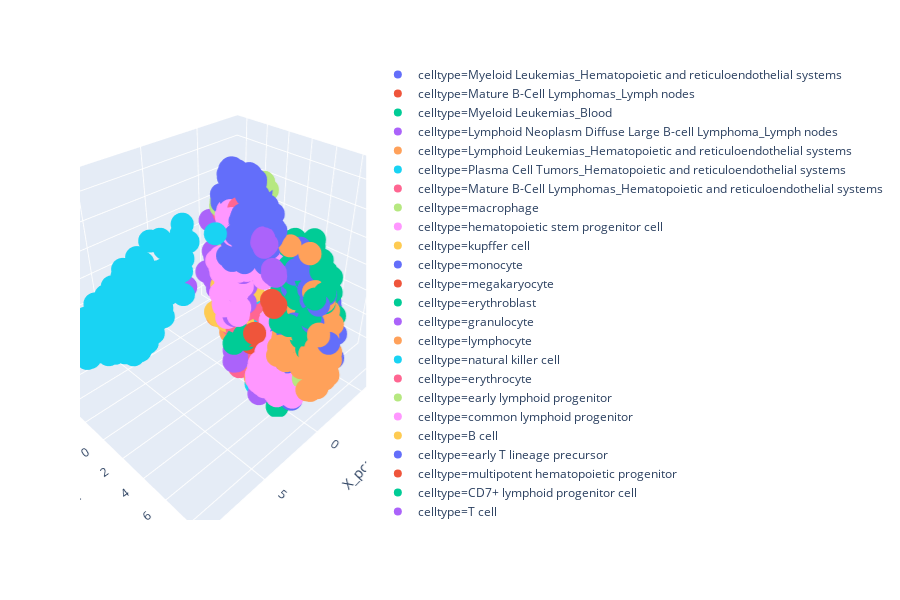

Notebook source saved alongside this figure:
### Code cell
px.scatter_3d(
    plotdf,
    x="X_pca-0",
    y="X_pca-1",
    z="X_pca-2",
    color="celltype"
)

### Figure 1 — Plotly figure (JSON) as saved in the notebook; plotly's stock layout.template omitted (floating-point values rounded to 4 significant figures; data arrays with more than 128 entries replaced by an {"elided": "..."} marker saying what was removed)
{"data": [{"hoverlabel": {"namelength": 0}, "hovertemplate": "celltype=Myeloid Leukemias_Hematopoietic and reticuloendothelial systems<br>X_pca-0=%{x}<br>X_pca-1=%{y}<br>X_pca-2=%{z}", "legendgroup": "celltype=Myeloid Leukemias_Hematopoietic and reticuloendothelial systems", "marker": {"color": "#636efa", "symbol": "circle"}, "mode": "markers", "name": "celltype=Myeloid Leukemias_Hematopoietic and reticuloendothelial systems", "scene": "scene", "showlegend": true, "type": "scatter3d", "x": {"elided": "166 float values"}, "y": {"elided": "166 float values"}, "z": {"elided": "166 float values"}}, {"hoverlabel": {"namelength": 0}, "hovertemplate": "celltype=Mature B-Cell Lymphomas_Lymph nodes<br>X_pca-0=%{x}<br>X_pca-1=%{y}<br>X_pca-2=%{z}", "legendgroup": "celltype=Mature B-Cell Lymphomas_Lymph nodes", "marker": {"color": "#EF553B", "symbol": "circle"}, "mode": "markers", "name": "celltype=Mature B-Cell Lymphomas_Lymph nodes", "scene": "scene", "showlegend": true, "type": "scatter3d", "x": [-5.936, -7.125, -7.04, -7.049, -7.75, -5.42, -6.777, -5.697, -8.078, -6.575, -6.198, -7.188, -6.471, -6.256, -6.073, -6.89, -7.671, -6.043, -6.914, -6.276, -6.784, -6.779, -6.359, -6.748, -6.707, -6.63, -6.742, -5.423, -5.869], "y": [-4.327, -5.306, -5.333, -4.329, -5.738, -4.236, -4.524, -4.866, -5.555, -4.68, -5.397, -5.38, -4.867, -4.384, -3.847, -5.256, -5.99, -4.737, -5.239, -4.159, -4.729, -4.22, -4.324, -5.295, -4.702, -4.863, -4.576, -4.685, -3.654], "z": [-3.067, -0.4651, -0.7681, 0.08909, 0.7165, -3.013, -2.041, -2.31, -0.5965, -1.037, -2.12, -0.9511, -0.3119, -1.969, -1.624, -0.6768, -0.4332, -1.537, -1.203, -1.248, 0.8512, -0.6811, -0.808, -1.985, -2.102, -1.226, -2.387, -2.493, -2.683]}, {"hoverlabel": {"namelength": 0}, "hovertemplate": "celltype=Myeloid Leukemias_Blood<br>X_pca-0=%{x}<br>X_pca-1=%{y}<br>X_pca-2=%{z}", "legendgroup": "celltype=Myeloid Leukemias_Blood", "marker": {"color": "#00cc96", "symbol": "circle"}, "mode": "markers", "name": "celltype=Myeloid Leukemias_Blood", "scene": "scene", "showlegend": true, "type": "scatter3d", "x": {"elided": "187 float values"}, "y": {"elided": "187 float values"}, "z": {"elided": "187 float values"}}, {"hoverlabel": {"namelength": 0}, "hovertemplate": "celltype=Lymphoid Neoplasm Diffuse Large B-cell Lymphoma_Lymph nodes<br>X_pca-0=%{x}<br>X_pca-1=%{y}<br>X_pca-2=%{z}", "legendgroup": "celltype=Lymphoid Neoplasm Diffuse Large B-cell Lymphoma_Lymph nodes", "marker": {"color": "#ab63fa", "symbol": "circle"}, "mode": "markers", "name": "celltype=Lymphoid Neoplasm Diffuse Large B-cell Lymphoma_Lymph nodes", "scene": "scene", "showlegend": true, "type": "scatter3d", "x": {"elided": "522 float values"}, "y": {"elided": "522 float values"}, "z": {"elided": "522 float values"}}, {"hoverlabel": {"namelength": 0}, "hovertemplate": "celltype=Lymphoid Leukemias_Hematopoietic and reticuloendothelial systems<br>X_pca-0=%{x}<br>X_pca-1=%{y}<br>X_pca-2=%{z}", "legendgroup": "celltype=Lymphoid Leukemias_Hematopoietic and reticuloendothelial systems", "marker": {"color": "#FFA15A", "symbol": "circle"}, "mode": "markers", "name": "celltype=Lymphoid Leukemias_Hematopoietic and reticuloendothelial systems", "scene": "scene", "showlegend": true, "type": "scatter3d", "x": [-1.275, -1.417, -1.337, -0.4886, -2.219, -0.5227, -0.7836, -0.9555, -0.9878, -1.622, -2.028, -2.489, 0.0392, -1.049, -1.841, -1.716, -1.584, -0.7023, -0.9383, -0.8264, -1.005, -0.1366, 0.04628, -1.247, -0.6281, -1.025, -0.9749, -0.2417, -1.45, -1.666, -0.7193, -0.7436, -1.862, -0.9861, -1.523, -2.709, -1.56, -1.031, -0.9373, -1.802, -0.9784, -1.067, -1.063, -1.722, -1.588, -1.463, -1.628, -1.977, -1.522, -2.36, -0.3335, -0.4662, -1.006, -1.655, -1.598, -1.488, -2.154, -2.701, -1.435, -2.237, -0.7936, -0.6065, -1.384, -1.441, -1.014, -1.531, -1.144, -1.253, -0.9017, -1.91, -1.996, -2.466, -1.421, -1.329, -1.703, -2.231, -1.21, -1.819, -0.421, -2.668, -2.771, -0.04884, -2.342, -0.9572, 0.2668, 0.3257, -0.9211, -0.3358, -0.2937, -1.213, -1.435, -0.8975, -1.464, -1.237, -2.443, -2.412, -1.524, -1.221, -1.073, -0.4222, -1.671, -1.985, -0.8365, -1.346, -2.039, -1.928, -1.78, -2.113, -2.478, -2.433, -0.9494, -2.253, -1.474, -1.454, -0.6798, -1.456, -1.309, -1.21, -1.539, -0.988], "y": [6.775, 5.869, 6.139, 7.14, 6.189, 6.981, 7.019, 7.008, 7.605, 6.817, 6.746, 7.197, 6.34, 6.413, 7.586, 7.075, 7.058, 8.543, 8.18, 6.064, 6.56, 8.014, 7.905, 6.851, 7.106, 7.355, 8.254, 7.118, 7.875, 6.551, 7.917, 6.012, 7.868, 7.721, 5.529, 6.127, 6.468, 7.772, 6.719, 6.76, 5.861, 7.588, 8.29, 6.443, 8.201, 6.834, 5.707, 6.6, 5.559, 5.998, 7.895, 8.168, 6.138, 6.842, 6.507, 6.675, 6.583, 5.621, 7.255, 7.249, 8.062, 4.856, 8.31, 7.118, 7.968, 7.994, 7.918, 8.456, 6.347, 6.374, 6.207, 5.945, 6.601, 6.323, 4.848, 4.02, 7.6, 7.131, 7.238, 5.583, 5.798, 6.315, 5.233, 7.084, 6.278, 5.671, 7.992, 7.734, 7.048, 6.961, 7.122, 7.634, 8.307, 7.855, 5.345, 5.377, 6.564, 7.713, 7.013, 7.498, 6.865, 4.949, 6.881, 5.964, 7.32, 6.904, 7.743, 6.94, 6.802, 6.616, 7.589, 6.029, 6.512, 6.251, 7.692, 6.736, 7.941, 7.516, 6.78, 6.572], "z": [-3.043, -0.1066, -2.271, -1.883, 0.9, -2.972, -1.845, -0.9285, -1.801, -2.691, -1.822, -2.226, -4.308, -1.401, -0.2852, -0.2232, -2.447, -3.088, -2.855, -4.096, -4.078, -4.006, -3.905, -2.74, -2.087, -1.288, -1.435, -2.779, -2.684, -2.159, -3.274, -0.6604, 0.1244, -3.284, -0.5487, -1.507, -3.378, -2.959, -2.765, -1.094, -3.422, -2.882, -3.094, -2.816, -3.457, -0.5739, -2.853, -2.617, 0.2181, 0.8403, -2.652, -2.618, -2.701, -2.193, -2.121, -2.403, -2.491, -1.299, -1.092, 0.6115, -4.205, -4.083, -1.482, -2.165, -2.49, -1.191, -1.968, -1.931, -5.111, 1.745, 1.584, 1.329, -1.926, -1.813, 0.3884, 3.751, -2.169, -0.5455, -3.335, 0.7349, 0.5799, -5.06, 1.697, -1.702, -2.413, -2.33, -1.09, -4.255, -4.201, -1.897, -0.5066, -0.3179, -3.423, -3.358, 3.706, 3.705, -2.884, -0.917, -0.7895, -1.525, -3.818, -4.393, -3.54, -2.318, -0.00146, -0.1725, -0.9319, 1.223, -0.4129, -0.2923, -0.2381, 0.5073, -1.71, -1.422, -1.092, -0.766, -0.9111, -0.4093, -0.9154, -2.979]}, {"hoverlabel": {"namelength": 0}, "hovertemplate": "celltype=Plasma Cell Tumors_Hematopoietic and reticuloendothelial systems<br>X_pca-0=%{x}<br>X_pca-1=%{y}<br>X_pca-2=%{z}", "legendgroup": "celltype=Plasma Cell Tumors_Hematopoietic and reticuloendothelial systems", "marker": {"color": "#19d3f3", "symbol": "circle"}, "mode": "markers", "name": "celltype=Plasma Cell Tumors_Hematopoietic and reticuloendothelial systems", "scene": "scene", "showlegend": true, "type": "scatter3d", "x": {"elided": "859 float values"}, "y": {"elided": "859 float values"}, "z": {"elided": "859 float values"}}, {"hoverlabel": {"namelength": 0}, "hovertemplate": "celltype=Mature B-Cell Lymphomas_Hematopoietic and reticuloendothelial systems<br>X_pca-0=%{x}<br>X_pca-1=%{y}<br>X_pca-2=%{z}", "legendgroup": "celltype=Mature B-Cell Lymphomas_Hematopoietic and reticuloendothelial systems", "marker": {"color": "#FF6692", "symbol": "circle"}, "mode": "markers", "name": "celltype=Mature B-Cell Lymphomas_Hematopoietic and reticuloendothelial systems", "scene": "scene", "showlegend": true, "type": "scatter3d", "x": [-3.542, -4.4, -4.105, -5.514, -2.298, -3.507, -2.807, -4.047, -4.671, -3.774, -4.085, -3.83, -5.384, -6.091, -3.669, -4.306, -2.427, -2.76, -3.807, -3.908, -5.345, -3.905, -2.716, -4.551, -2.263, -4.549, -5.008, -3.825, -3.103, -3.579, -4.763, -3.051, -4.982, -3.51, -3.471, -3.103, -4.281, -3.452, -4.922, -2.832, -3.215, -4.353, -3.55, -3.952, -3.529, -0.2227, -4.185, -5.227, -5.088, -3.839, -4.256, -4.136, -4.142, -4.252, -5.765, -0.5856, -4.538, -5.113, -3.55, -3.544, -2.078, -4.267, -3.568, -3.536, -2.705, -4.025, -4.421, -5.582, -3.985, -5.665, -4.598, -3.198, -4.316, -4.734, -4.396, -4.072, -4.354, -3.8, -4.77, -3.926, -3.576, -4.322, -2.993, -3.546, -4.69, -6.096, -3.488, -4.397, -4.381, -2.73, -4.274, -3.545, -3.051, -4.933, -4.346, -4.064, -3.198, -4.905, -3.909, -4.237, -2.841, -3.276, -4.756, -5.616, -1.054, -3.929, -4.685, -3.442, -4.896, -4.499, -4.211, -4.333, -5.121], "y": [-1.061, -1.89, -1.342, -1.904, -0.07168, -1.124, -0.8844, -1.315, -1.322, -1.288, -1.225, -0.8402, -2.161, -2.718, -1.014, -2.036, -0.4715, -0.7135, -1.019, -1.381, -2.463, -1.747, -0.3496, -1.755, -0.06691, -1.778, -2.074, -1.615, -0.7138, -0.6342, -2.533, -0.9359, -1.883, -1.079, -1.277, -0.6955, -1.63, -1.501, -2.081, -0.8485, -1.322, -1.64, -0.9306, -1.236, -0.8206, 1.981, -1.949, -1.751, -2.293, -1.127, -1.319, -1.782, -1.704, -1.59, -2.561, 1.968, -1.575, -2.064, -1.066, -1.189, 0.7346, -1.483, -0.8316, -0.7856, 0.1771, -1.35, -1.257, -2.837, -1.357, -2.266, -0.8718, -0.9669, -1.39, -1.971, -1.833, -1.234, -1.454, -1.197, -1.968, -1.02, -1.146, -1.538, 0.9474, -1.047, -1.878, -2.214, -1.015, -1.75, -1.23, -0.3488, -1.581, -1.466, -0.6774, -1.521, -1.16, -0.961, -0.5618, -1.059, -1.368, -1.36, -0.7713, -0.9352, -2.088, -2.431, 2.978, -1.233, -1.766, -0.6654, -1.77, -1.848, -1.555, -1.465, -2.303], "z": [-5.625, -4.727, -5.516, -4.014, -6.448, -5.826, -5.792, -5.573, -3.172, -5.547, -5.816, -5.322, -3.774, -3.685, -5.528, -5.3, -6.259, -5.753, -5.634, -4.585, -4.345, -5.061, -5.907, -5.317, -6.01, -4.961, -4.631, -5.593, -5.679, -5.795, -4.871, -5.619, -5.029, -5.529, -5.214, -5.936, -5.363, -5.019, -4.998, -5.232, -5.022, -5.348, -5.531, -4.872, -5.232, -6.08, -5.087, -4.203, -5.127, -5.541, -4.944, -5.245, -5.399, -4.983, -4.102, -5.087, -4.65, -5.435, -5.072, -5.766, -5.849, -5.323, -5.692, -5.385, -6.028, -5.489, -4.689, -3.074, -5.802, -4.3, -4.251, -5.807, -5.005, -4.559, -5.186, -5.142, -5.545, -5.373, -4.166, -5.46, -5.733, -4.943, -4.512, -5.796, -4.253, -3.726, -5.455, -4.885, -5.297, -5.945, -5.604, -5.566, -5.993, -4.561, -4.926, -4.285, -5.436, -4.718, -5.391, -5.239, -5.531, -5.635, -5.028, -4.472, -3.676, -5.653, -4.747, -5.753, -5.087, -5.232, -5.349, -5.475, -4.939]}, {"hoverlabel": {"namelength": 0}, "hovertemplate": "celltype=macrophage<br>X_pca-0=%{x}<br>X_pca-1=%{y}<br>X_pca-2=%{z}", "legendgroup": "celltype=macrophage", "marker": {"color": "#B6E880", "symbol": "circle"}, "mode": "markers", "name": "celltype=macrophage", "scene": "scene", "showlegend": true, "type": "scatter3d", "x": [-2.641, -2.414, -2.594, -3.53, -4.511, -4.543, -4.68, -4.013, -3.265, -2.823, -3.013, -3.284, -3.596, -4.305, -3.333, -4.109, -4.245, -4.044, -3.833, -2.966, -3.295, -4.488, -2.869, -3.36, -3.47, -3.434, -3.547, -3.371, -4.719, -4.25, -3.687, -3.554, -2.846, -2.109, -3.038, -2.593, -2.483, -2.014, -1.65, -1.995, -2.155, -2.141, -1.915, -2.173, -1.66, -1.185, -1.141, -1.419, -1.585, -1.57, -1.626, -2.526, -2.597], "y": [1.128, 0.9421, 1.737, 0.6657, 0.1198, -0.5374, -0.3212, -0.4621, -0.538, 0.9609, 0.4287, 0.6159, -0.04679, -1.12, 0.07067, 0.1213, -0.1861, -1.473, -1.06, -1.472, -1.612, -1.626, -0.1386, -0.01743, -1.773, -1.921, 0.05783, -2.113, -2.115, -1.2, -0.257, 0.593, -0.3714, 0.004418, -1.344, -1.061, -1.035, -0.7114, -0.682, -0.7111, -0.4848, -0.6361, -0.5568, -0.6073, -0.5364, -0.2442, 0.1358, -0.1036, -0.05716, -0.1914, -0.1531, 1.085, 1.084], "z": [4.853, 4.754, 3.854, 4.237, 5.343, 3.728, 4.33, 2.857, 3.564, 4.582, 3.635, 4.072, 4.411, 3.516, 4.117, 4.005, 4.545, 4.312, 4.086, 4.845, 3.851, 4.704, 4.884, 4.934, 3.361, 3.117, 6.06, -0.6765, 4.305, 2.26, 5.164, 6.338, 4.988, 3.344, 3.884, 3.808, 3.728, 4.159, 4.073, 4.402, 3.917, 4.784, 4.497, 4.562, 3.752, 3.131, 3.103, 3.302, 3.392, 3.693, 3.602, 4.77, 4.753]}, {"hoverlabel": {"namelength": 0}, "hovertemplate": "celltype=hematopoietic stem progenitor cell<br>X_pca-0=%{x}<br>X_pca-1=%{y}<br>X_pca-2=%{z}", "legendgroup": "celltype=hematopoietic stem progenitor cell", "marker": {"color": "#FF97FF", "symbol": "circle"}, "mode": "markers", "name": "celltype=hematopoietic stem progenitor cell", "scene": "scene", "showlegend": true, "type": "scatter3d", "x": [-0.2456, -0.507, -0.2364, 1.111, 0.7707, 0.5091, 0.4574, 0.7567, 1.016, 0.2692, 0.4096, -0.09984, 0.2368, 0.4529, 0.3781, -0.4013, -0.3601, -0.3067, -0.1889, -0.5402, -0.4021, -0.4618, -0.4298, -0.1971, -0.287, -0.02943, -0.5256, -0.3084, -1.433, -0.6343, -0.3232, 0.4626, 0.7756, 1.214, 0.5516, -0.2825, -0.3726, -1.007, -0.9919, -1.344, -1.391, 0.5989, 0.03528, 0.2133, -0.4525, -0.5429, 1.167, 0.6581, 0.6777, 0.6698, -0.4533, 0.7145, 0.1454, 0.168, 0.8874, 0.6735, 0.7028, -0.1419, 0.9581, 0.733, 1.042, 0.8118, 0.9529, 0.9704, 0.9006, 1.248, 0.943, 1.189, 0.9664, 0.9093, -1.357, -2.456, -2.423, -2.492, -2.189, -2.452, -2.715, -1.499, -1.529], "y": [5.12, 5.082, 5.57, 6.307, 7.378, 5.143, 4.477, 5.678, 5.43, 4.909, 5.914, 5.056, 4.775, 4.837, 4.847, 5.153, 5.306, 5.081, 5.249, 5.974, 5.813, 5.446, 5.695, 5.657, 5.615, 6.507, 6.116, 6.398, 3.497, 4.226, 4.609, 4.383, 5.009, 5.272, 5.722, 6.489, 6.482, 5.962, 5.959, 6.005, 5.974, 5.759, 5.724, 5.674, 6.239, 5.827, 5.467, 4.571, 5.21, 5.001, 4.029, 4.504, 5.355, 5.209, 5.139, 4.514, 5.195, 5.144, 5.258, 4.804, 4.643, 4.661, 5.344, 4.739, 5.158, 4.857, 5.567, 4.945, 5.106, 5.021, 3.894, 1.122, 1.216, 0.6673, 0.5839, -0.0581, -0.1707, 3.653, 3.766], "z": [-2.615, -3.031, -3.565, -3.458, -4.395, -3.412, -3.529, -4.769, -4.462, -3.666, -4.201, -2.325, -2.721, -2.523, -2.547, -2.072, -2.118, -2.371, -2.424, -3.359, -3.715, -3.423, -4.207, -4.614, -4.46, -3.974, -2.925, -3.124, -1.798, -2.652, -2.9, -3.684, -4.15, -4.505, -3.469, -3.847, -3.82, -3.276, -3.278, -2.837, -2.832, -3.499, -3.353, -3.002, -3.27, -3.315, -4.579, -3.38, -4.329, -4.42, -2.809, -3.898, -3.204, -3.286, -4.018, -3.555, -4.266, -1.788, -4.392, -3.592, -4.181, -3.773, -4.134, -4.459, -4.219, -4.274, -4.123, -4.5, -4.109, -4.184, -1.654, 3.008, 3.007, 2.735, 2.471, 2.937, 3.071, -1.726, -1.599]}, {"hoverlabel": {"namelength": 0}, "hovertemplate": "celltype=kupffer cell<br>X_pca-0=%{x}<br>X_pca-1=%{y}<br>X_pca-2=%{z}", "legendgroup": "celltype=kupffer cell", "marker": {"color": "#FECB52", "symbol": "circle"}, "mode": "markers", "name": "celltype=kupffer cell", "scene": "scene", "showlegend": true, "type": "scatter3d", "x": [-3.771, -3.816, -3.723], "y": [-2.259, -2.306, -2.52], "z": [3.016, 3.066, 2.487]}, {"hoverlabel": {"namelength": 0}, "hovertemplate": "celltype=monocyte<br>X_pca-0=%{x}<br>X_pca-1=%{y}<br>X_pca-2=%{z}", "legendgroup": "celltype=monocyte", "marker": {"color": "#636efa", "symbol": "circle"}, "mode": "markers", "name": "celltype=monocyte", "scene": "scene", "showlegend": true, "type": "scatter3d", "x": {"elided": "295 float values"}, "y": {"elided": "295 float values"}, "z": {"elided": "295 float values"}}, {"hoverlabel": {"namelength": 0}, "hovertemplate": "celltype=megakaryocyte<br>X_pca-0=%{x}<br>X_pca-1=%{y}<br>X_pca-2=%{z}", "legendgroup": "celltype=megakaryocyte", "marker": {"color": "#EF553B", "symbol": "circle"}, "mode": "markers", "name": "celltype=megakaryocyte", "scene": "scene", "showlegend": true, "type": "scatter3d", "x": [0.06106, 0.1917, -0.297, -0.08412], "y": [3.278, 3.367, 2.84, 3.369], "z": [-2.281, -2.775, -2.586, -2.149]}, {"hoverlabel": {"namelength": 0}, "hovertemplate": "celltype=erythroblast<br>X_pca-0=%{x}<br>X_pca-1=%{y}<br>X_pca-2=%{z}", "legendgroup": "celltype=erythroblast", "marker": {"color": "#00cc96", "symbol": "circle"}, "mode": "markers", "name": "celltype=erythroblast", "scene": "scene", "showlegend": true, "type": "scatter3d", "x": [0.8504, 0.7963, 0.4439, 0.435], "y": [2.445, 2.666, 2.945, 3.042], "z": [-2.991, -2.501, -2.288, -2.528]}, {"hoverlabel": {"namelength": 0}, "hovertemplate": "celltype=granulocyte<br>X_pca-0=%{x}<br>X_pca-1=%{y}<br>X_pca-2=%{z}", "legendgroup": "celltype=granulocyte", "marker": {"color": "#ab63fa", "symbol": "circle"}, "mode": "markers", "name": "celltype=granulocyte", "scene": "scene", "showlegend": true, "type": "scatter3d", "x": [-0.7653, -0.7076, -0.8408, -0.856, -0.9629, -0.8629, -0.8319, -1.453, -1.373, -1.246], "y": [3.082, 3.089, 3.129, 3.308, 2.986, 3.365, 3.189, 2.4, 2.623, 2.763], "z": [4.412, 4.235, 4.442, 4.044, 4.402, 4.138, 3.887, 4.211, 4.458, 3.833]}, {"hoverlabel": {"namelength": 0}, "hovertemplate": "celltype=lymphocyte<br>X_pca-0=%{x}<br>X_pca-1=%{y}<br>X_pca-2=%{z}", "legendgroup": "celltype=lymphocyte", "marker": {"color": "#FFA15A", "symbol": "circle"}, "mode": "markers", "name": "celltype=lymphocyte", "scene": "scene", "showlegend": true, "type": "scatter3d", "x": [0.1237, -1.589, 0.547, -0.4398, -1.668, 0.3956, -1.296, -0.1845, -0.08185, -0.3608, -0.3368, -0.3632, 0.2528, -0.2116, -1.109, -0.07774, -0.4235, 0.0806, -0.5998, -0.2887, -0.3313], "y": [1.533, 1.45, 0.5691, 0.6892, 1.527, 1.697, 1.477, 1.502, 0.8192, 1.529, 1.445, 0.3527, 0.8265, 1.407, 1.379, 1.694, 1.041, 1.789, 1.496, 1.429, 0.816], "z": [-2.382, 1.206, -1.878, -1.013, 0.08019, -2.733, -0.1297, -2.269, -1.119, -2.389, -2.549, -0.8297, -1.939, -2.519, -1.002, -2.425, -0.1518, -2.066, -1.627, -1.967, -1.174]}, {"hoverlabel": {"namelength": 0}, "hovertemplate": "celltype=natural killer cell<br>X_pca-0=%{x}<br>X_pca-1=%{y}<br>X_pca-2=%{z}", "legendgroup": "celltype=natural killer cell", "marker": {"color": "#19d3f3", "symbol": "circle"}, "mode": "markers", "name": "celltype=natural killer cell", "scene": "scene", "showlegend": true, "type": "scatter3d", "x": [-0.9, -1.251, -1.242, -0.877, -1.17, -1.215, -0.5977, -0.1728, -0.2896, -0.2049, -0.09138, -1.17, -0.8118, -1.068, -0.945], "y": [1.596, 1.997, 1.816, 1.578, 1.733, 1.808, 1.685, 2.573, 2.766, 2.734, 3.143, 3.562, 4.158, 3.876, 3.958], "z": [-0.3381, -0.318, -0.3653, -0.9909, -0.5103, 0.3925, -1.092, -2.309, -2.373, -2.564, -2.396, -2.466, -2.905, -2.685, -2.646]}, {"hoverlabel": {"namelength": 0}, "hovertemplate": "celltype=erythrocyte<br>X_pca-0=%{x}<br>X_pca-1=%{y}<br>X_pca-2=%{z}", "legendgroup": "celltype=erythrocyte", "marker": {"color": "#FF6692", "symbol": "circle"}, "mode": "markers", "name": "celltype=erythrocyte", "scene": "scene", "showlegend": true, "type": "scatter3d", "x": [0.3343, 0.1588, 0.125], "y": [2.353, 2.004, 1.69], "z": [-2.207, -1.2, -2.426]}, {"hoverlabel": {"namelength": 0}, "hovertemplate": "celltype=early lymphoid progenitor<br>X_pca-0=%{x}<br>X_pca-1=%{y}<br>X_pca-2=%{z}", "legendgroup": "celltype=early lymphoid progenitor", "marker": {"color": "#B6E880", "symbol": "circle"}, "mode": "markers", "name": "celltype=early lymphoid progenitor", "scene": "scene", "showlegend": true, "type": "scatter3d", "x": [-0.2168, -0.01493], "y": [7.379, 6.771], "z": [-3.492, -4.068]}, {"hoverlabel": {"namelength": 0}, "hovertemplate": "celltype=common lymphoid progenitor<br>X_pca-0=%{x}<br>X_pca-1=%{y}<br>X_pca-2=%{z}", "legendgroup": "celltype=common lymphoid progenitor", "marker": {"color": "#FF97FF", "symbol": "circle"}, "mode": "markers", "name": "celltype=common lymphoid progenitor", "scene": "scene", "showlegend": true, "type": "scatter3d", "x": [0.9719, 0.9014, -1.361, -1.373, -1.3], "y": [6.095, 6.284, 4.866, 4.92, 5.31], "z": [-4.739, -4.982, -3.927, -4.365, -3.986]}, {"hoverlabel": {"namelength": 0}, "hovertemplate": "celltype=B cell<br>X_pca-0=%{x}<br>X_pca-1=%{y}<br>X_pca-2=%{z}", "legendgroup": "celltype=B cell", "marker": {"color": "#FECB52", "symbol": "circle"}, "mode": "markers", "name": "celltype=B cell", "scene": "scene", "showlegend": true, "type": "scatter3d", "x": [0.611, 0.5413, -1.342, -0.7496, 0.1379, -0.7062, 0.3257, -1.099, 0.2929, 0.2415, -0.2127, -0.6753, -0.01238, -0.5844, -0.1917, -0.6772, -0.0718, 0.2145, -0.3052, -0.487, -0.4072, -0.7043, 0.05207, -0.6403, -0.07745, -0.4145, 0.4122, 0.893, 0.7876, -0.9215, -0.6931, -0.793, -1.298], "y": [6.048, 6.227, 5.355, 1.775, 2.543, 6.183, 1.282, 2.196, 1.512, 1.273, 0.5874, 5.541, 1.167, 1.259, 1.403, 1.868, 1.959, 1.444, 0.8511, 6.018, 1.019, 1.632, 0.5186, 0.7494, 0.6585, 0.8244, 0.5725, 0.7834, 0.9621, 1.229, 1.077, 1.1, 1.193], "z": [-4.611, -4.578, -1.983, -0.3124, -1.729, -3.236, -2.037, 0.05437, -2.028, -2.225, -1.267, -2.555, -1.627, -0.344, -1.536, -1.172, -2.062, -2.123, -1.376, -3.291, -1.082, -0.03314, 0.2708, 0.647, -0.3023, 0.819, -1.483, -1.284, -1.56, 1.093, 0.849, 0.532, 1.323]}, {"hoverlabel": {"namelength": 0}, "hovertemplate": "celltype=early T lineage precursor<br>X_pca-0=%{x}<br>X_pca-1=%{y}<br>X_pca-2=%{z}", "legendgroup": "celltype=early T lineage precursor", "marker": {"color": "#636efa", "symbol": "circle"}, "mode": "markers", "name": "celltype=early T lineage precursor", "scene": "scene", "showlegend": true, "type": "scatter3d", "x": [-0.2704, -0.663], "y": [6.588, 6.771], "z": [-5.931, -5.305]}, {"hoverlabel": {"namelength": 0}, "hovertemplate": "celltype=multipotent hematopoietic progenitor<br>X_pca-0=%{x}<br>X_pca-1=%{y}<br>X_pca-2=%{z}", "legendgroup": "celltype=multipotent hematopoietic progenitor", "marker": {"color": "#EF553B", "symbol": "circle"}, "mode": "markers", "name": "celltype=multipotent hematopoietic progenitor", "scene": "scene", "showlegend": true, "type": "scatter3d", "x": [-2.351, -1.359], "y": [5.178, 5.246], "z": [-2.195, -4.656]}, {"hoverlabel": {"namelength": 0}, "hovertemplate": "celltype=CD7+ lymphoid progenitor cell<br>X_pca-0=%{x}<br>X_pca-1=%{y}<br>X_pca-2=%{z}", "legendgroup": "celltype=CD7+ lymphoid progenitor cell", "marker": {"color": "#00cc96", "symbol": "circle"}, "mode": "markers", "name": "celltype=CD7+ lymphoid progenitor cell", "scene": "scene", "showlegend": true, "type": "scatter3d", "x": [0.07094, 0.5537], "y": [6.173, 6.127], "z": [-5.906, -6.341]}, {"hoverlabel": {"namelength": 0}, "hovertemplate": "celltype=T cell<br>X_pca-0=%{x}<br>X_pca-1=%{y}<br>X_pca-2=%{z}", "legendgroup": "celltype=T cell", "marker": {"color": "#ab63fa", "symbol": "circle"}, "mode": "markers", "name": "celltype=T cell", "scene": "scene", "showlegend": true, "type": "scatter3d", "x": [-0.1872, 1.041, -0.05717, 0.1899, 1.103, 1.02, 0.49, 0.2974, 0.2774, 0.1579, 0.5273, 0.3802, 0.8556, 0.8304, 0.9114, 0.06793, 0.7646, 0.688, 0.08993, -0.08139, -0.9455, -0.7134, -1.246, -0.9909, -1.217, -0.5375, -0.2714, -0.6267, -0.6682, -0.6447, 0.1868, 0.4419, 0.0956, 0.1367, 0.3979, -0.4019, -0.5307, -0.2716, -0.8326, -0.3461, -0.3939, -0.1693, -0.1242, -0.1611, -0.1233, -0.09208, -0.07049, -0.2469, -0.07632], "y": [4.415, 4.931, 2.105, 2.131, 2.957, 2.628, 2.329, 2.393, 2.207, 2.225, 2.367, 2.403, 2.693, 2.476, 2.605, 2.138, 2.382, 2.479, 2.12, 2.083, 2.063, 1.663, 1.712, 1.872, 1.717, 1.773, 1.352, 1.447, 1.508, 1.685, 1.899, 1.567, 1.762, 1.746, 1.965, 1.948, 1.756, 2.017, 1.831, 1.576, 2.202, 2.014, 1.614, 1.963, 2.065, 2.197, 2.171, 1.954, 1.962], "z": [-5.047, -5.671, -3.243, -3.007, -4.027, -4.333, -3.703, -3.08, -3.437, -3.047, -3.513, -3.69, -3.94, -4.434, -4.091, -3.461, -3.699, -3.955, -3.044, -3.39, 1.856, 1.443, 2.043, 2.043, 2.643, -0.04943, -0.7132, -0.03828, -0.3315, -0.2627, -1.066, -1.293, -0.5441, -1.077, -1.196, -0.3109, -0.147, -0.8286, 0.4529, -0.6341, -0.4721, -0.7098, -0.7687, -0.7332, -0.9123, -1.528, -1.514, -0.1102, -1.215]}, {"hoverlabel": {"namelength": 0}, "hovertemplate": "celltype=CD4+ T-cell<br>X_pca-0=%{x}<br>X_pca-1=%{y}<br>X_pca-2=%{z}", "legendgroup": "celltype=CD4+ T-cell", "marker": {"color": "#FFA15A", "symbol": "circle"}, "mode": "markers", "name": "celltype=CD4+ T-cell", "scene": "scene", "showlegend": true, "type": "scatter3d", "x": [0.534, 0.7336], "y": [4.233, 4.314], "z": [-4.592, -4.87]}, {"hoverlabel": {"namelength": 0}, "hovertemplate": "celltype=CD8+ T-cell<br>X_pca-0=%{x}<br>X_pca-1=%{y}<br>X_pca-2=%{z}", "legendgroup": "celltype=CD8+ T-cell", "marker": {"color": "#19d3f3", "symbol": "circle"}, "mode": "markers", "name": "celltype=CD8+ T-cell", "scene": "scene", "showlegend": true, "type": "scatter3d", "x": [0.2602, 0.8025], "y": [4.383, 4.447], "z": [-5.084, -5.278]}, {"hoverlabel": {"namelength": 0}, "hovertemplate": "celltype=plasmacytoid dendritic cell<br>X_pca-0=%{x}<br>X_pca-1=%{y}<br>X_pca-2=%{z}", "legendgroup": "celltype=plasmacytoid dendritic cell", "marker": {"color": "#FF6692", "symbol": "circle"}, "mode": "markers", "name": "celltype=plasmacytoid dendritic cell", "scene": "scene", "showlegend": true, "type": "scatter3d", "x": [0.4197, 0.4584, -0.2594, 0.4074], "y": [2.147, 2.337, 2.404, 2.157], "z": [-1.567, -2.064, -0.8566, -1.735]}, {"hoverlabel": {"namelength": 0}, "hovertemplate": "celltype=microglia<br>X_pca-0=%{x}<br>X_pca-1=%{y}<br>X_pca-2=%{z}", "legendgroup": "celltype=microglia", "marker": {"color": "#B6E880", "symbol": "circle"}, "mode": "markers", "name": "celltype=microglia", "scene": "scene", "showlegend": true, "type": "scatter3d", "x": [-0.5812, -0.7425, -0.6124, -0.7167, -0.6862, -0.7567, -0.8868, -0.5607, -0.7811, -0.4586, -2.099, -1.983, -1.941, -1.861, -2.002, -2.285, -2.166, -2.887, -2.964, -2.789, -2.946, -2.694, -2.521, -2.315, -1.995], "y": [0.2933, -0.06199, 0.08306, -0.09657, 0.04416, -0.1431, -0.21, -0.05021, -0.1228, -0.07789, -0.8874, -0.8024, -1.574, -0.5093, -1.595, -1.031, -1.113, -1.627, -1.756, -1.988, -1.787, -1.571, -1.189, -1.14, -0.6487], "z": [1.636, 1.689, 1.999, 1.617, 1.537, 1.613, 1.866, 1.698, 1.571, 1.551, 4.382, 4.192, 4.505, 4.274, 4.818, 4.48, 4.484, 4.356, 4.114, 4.776, 4.206, 4.118, 4.367, 4.315, 4.474]}, {"hoverlabel": {"namelength": 0}, "hovertemplate": "celltype=dendritic cell<br>X_pca-0=%{x}<br>X_pca-1=%{y}<br>X_pca-2=%{z}", "legendgroup": "celltype=dendritic cell", "marker": {"color": "#FF97FF", "symbol": "circle"}, "mode": "markers", "name": "celltype=dendritic cell", "scene": "scene", "showlegend": true, "type": "scatter3d", "x": {"elided": "162 float values"}, "y": {"elided": "162 float values"}, "z": {"elided": "162 float values"}}, {"hoverlabel": {"namelength": 0}, "hovertemplate": "celltype=common myeloid progenitor<br>X_pca-0=%{x}<br>X_pca-1=%{y}<br>X_pca-2=%{z}", "legendgroup": "celltype=common myeloid progenitor", "marker": {"color": "#FECB52", "symbol": "circle"}, "mode": "markers", "name": "celltype=common myeloid progenitor", "scene": "scene", "showlegend": true, "type": "scatter3d", "x": [0.3391, 0.1145, 0.1772, -1.833, -1.318, -1.195], "y": [5.802, 6.287, 6.125, 4.55, 5.098, 5.335], "z": [-4.589, -4.232, -4.186, -2.898, -3.769, -3.639]}, {"hoverlabel": {"namelength": 0}, "hovertemplate": "celltype=granulocyte monocyte progenitor<br>X_pca-0=%{x}<br>X_pca-1=%{y}<br>X_pca-2=%{z}", "legendgroup": "celltype=granulocyte monocyte progenitor", "marker": {"color": "#636efa", "symbol": "circle"}, "mode": "markers", "name": "celltype=granulocyte monocyte progenitor", "scene": "scene", "showlegend": true, "type": "scatter3d", "x": [-0.3534, -0.143, -0.07187, -0.4505, -0.03731, -2.093, -1.391, -1.582], "y": [5.85, 6.185, 5.923, 6.038, 6.118, 4.666, 5.13, 4.931], "z": [-3.215, -3.196, -4.029, -3.036, -2.819, -2.801, -3.54, -3.26]}, {"hoverlabel": {"namelength": 0}, "hovertemplate": "celltype=metamyelocyte<br>X_pca-0=%{x}<br>X_pca-1=%{y}<br>X_pca-2=%{z}", "legendgroup": "celltype=metamyelocyte", "marker": {"color": "#EF553B", "symbol": "circle"}, "mode": "markers", "name": "celltype=metamyelocyte", "scene": "scene", "showlegend": true, "type": "scatter3d", "x": [0.1621, 0.2252, 0.3099], "y": [5.135, 4.845, 5.127], "z": [1.179, 1.412, 1.087]}, {"hoverlabel": {"namelength": 0}, "hovertemplate": "celltype=myelocyte<br>X_pca-0=%{x}<br>X_pca-1=%{y}<br>X_pca-2=%{z}", "legendgroup": "celltype=myelocyte", "marker": {"color": "#00cc96", "symbol": "circle"}, "mode": "markers", "name": "celltype=myelocyte", "scene": "scene", "showlegend": true, "type": "scatter3d", "x": [-0.2039, -0.4234], "y": [5.277, 5.787], "z": [-0.2312, -0.3278]}, {"hoverlabel": {"namelength": 0}, "hovertemplate": "celltype=neutrophil<br>X_pca-0=%{x}<br>X_pca-1=%{y}<br>X_pca-2=%{z}", "legendgroup": "celltype=neutrophil", "marker": {"color": "#ab63fa", "symbol": "circle"}, "mode": "markers", "name": "celltype=neutrophil", "scene": "scene", "showlegend": true, "type": "scatter3d", "x": [-0.2009, -0.293, -0.1537, -0.2498], "y": [4.694, 4.578, 4.468, 4.398], "z": [2.84, 2.989, 3.231, 2.858]}, {"hoverlabel": {"namelength": 0}, "hovertemplate": "celltype=promyelocyte<br>X_pca-0=%{x}<br>X_pca-1=%{y}<br>X_pca-2=%{z}", "legendgroup": "celltype=promyelocyte", "marker": {"color": "#FFA15A", "symbol": "circle"}, "mode": "markers", "name": "celltype=promyelocyte", "scene": "scene", "showlegend": true, "type": "scatter3d", "x": [0.1355, -0.4533, -0.1479, -0.3089, -0.2879, 0.08747], "y": [5.56, 5.397, 5.744, 5.491, 5.548, 5.639], "z": [-1.84, -1.237, -1.841, -1.482, -1.605, -1.733]}, {"hoverlabel": {"namelength": 0}, "hovertemplate": "celltype=hematopoietic multipotent progenitor<br>X_pca-0=%{x}<br>X_pca-1=%{y}<br>X_pca-2=%{z}", "legendgroup": "celltype=hematopoietic multipotent progenitor", "marker": {"color": "#19d3f3", "symbol": "circle"}, "mode": "markers", "name": "celltype=hematopoietic multipotent progenitor", "scene": "scene", "showlegend": true, "type": "scatter3d", "x": [-1.66, -1.098, -0.885, -0.5229, -0.7664, -0.8263, -0.6752], "y": [4.131, 4.573, 5.002, 6.002, 5.493, 5.672, 5.933], "z": [-2.637, -3.185, -3.481, -4.12, -3.612, -3.821, -3.843]}, {"hoverlabel": {"namelength": 0}, "hovertemplate": "celltype=peripheral blood mononuclear cell<br>X_pca-0=%{x}<br>X_pca-1=%{y}<br>X_pca-2=%{z}", "legendgroup": "celltype=peripheral blood mononuclear cell", "marker": {"color": "#FF6692", "symbol": "circle"}, "mode": "markers", "name": "celltype=peripheral blood mononuclear cell", "scene": "scene", "showlegend": true, "type": "scatter3d", "x": [-1.769, -1.933, -1.675, -1.921, -2.171, -2.288, -2.287, -2.167, -2.45, -2.325, -2.233, -1.988, -1.879, -2.417, -2.26, -2.414], "y": [0.1346, 0.05575, 0.512, 0.1951, -0.2378, -0.3873, -0.1034, 0.2321, -1.367, -1.123, -1.575, -0.7073, -0.748, -1.485, -1.201, -1.401], "z": [4.211, 4.93, 4.596, 4.761, 4.694, 4.275, 4.881, 4.874, 3.558, 3.667, 3.9, 3.52, 3.886, 3.734, 3.647, 3.49]}, {"hoverlabel": {"namelength": 0}, "hovertemplate": "celltype=natural killer progenitor<br>X_pca-0=%{x}<br>X_pca-1=%{y}<br>X_pca-2=%{z}", "legendgroup": "celltype=natural killer progenitor", "marker": {"color": "#B6E880", "symbol": "circle"}, "mode": "markers", "name": "celltype=natural killer progenitor", "scene": "scene", "showlegend": true, "type": "scatter3d", "x": [-1.361, -1.465, -1.273, -1.228], "y": [5.492, 5.234, 5.051, 5.196], "z": [-3.841, -3.738, -3.643, -3.958]}, {"hoverlabel": {"namelength": 0}, "hovertemplate": "celltype=haematopoietic stem progenitor cell<br>X_pca-0=%{x}<br>X_pca-1=%{y}<br>X_pca-2=%{z}", "legendgroup": "celltype=haematopoietic stem progenitor cell", "marker": {"color": "#FF97FF", "symbol": "circle"}, "mode": "markers", "name": "celltype=haematopoietic stem progenitor cell", "scene": "scene", "showlegend": true, "type": "scatter3d", "x": [-1.522, -1.841, -1.658, -0.9248, -0.4493, -0.7617, -0.1364, -0.2178, -0.3247, 0.594, 0.7703, 0.4907, -0.8082, -1.098, -0.4615, -0.3368, -0.4359, -0.7615, -0.5705, -0.8156], "y": [5.982, 5.83, 6.468, 7.22, 7.76, 7.152, 6.729, 6.741, 6.811, 6.402, 6.037, 6.289, 4.96, 5.064, 4.686, 4.789, 4.696, 4.696, 5.194, 4.669], "z": [-1.853, -1.399, -1.308, -3.532, -3.686, -3.146, -4.047, -4.011, -3.681, -4.102, -4.39, -4.045, -4.371, -3.832, -4.969, -5.214, -5.106, -4.334, -4.556, -4.24]}], "layout": {"height": 600, "legend": {"tracegroupgap": 0}, "margin": {"t": 60}, "scene": {"domain": {"x": [0, 0.98], "y": [0, 1]}, "xaxis": {"title": {"text": "X_pca-0"}}, "yaxis": {"title": {"text": "X_pca-1"}}, "zaxis": {"title": {"text": "X_pca-2"}}}}}
